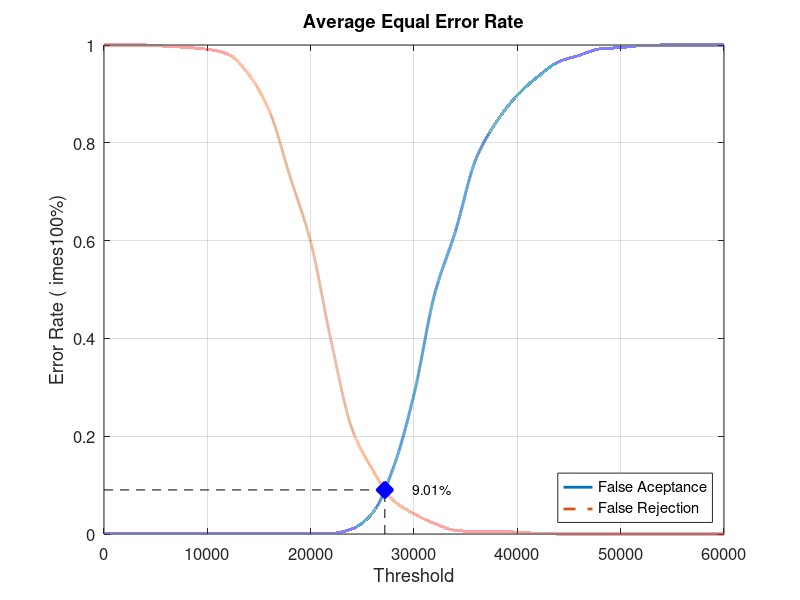
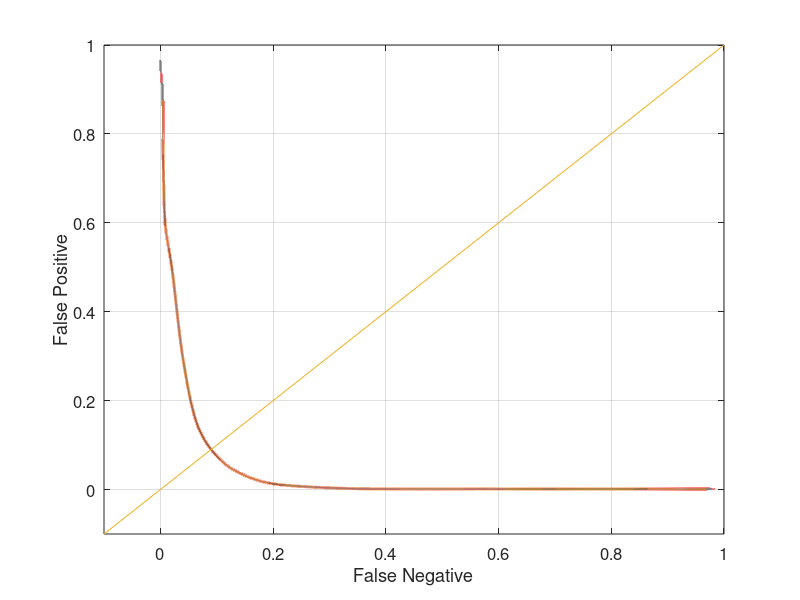

Reproduce these figures in MATLAB, in order.
close all;
clear;
clc;
x = 0:2000:60000;
xq = 0:0.5:60000;

y0 = [0 0.00131579 0.00131579 0.00131579 0.00131579 0.00131579 0.00131579 0.00131579 0.00131579 0.00131579 0.00131579 0.00131579 0.0105263 0.0434211 0.135526 0.285526 0.490789 0.618421 0.767105 0.843421 0.897368 0.935526 0.965789 0.978947 0.992105 0.994737 0.998684 1 1 1 1]
yy0 = interp1(x, y0, xq, 'pchip');
y1 = [1 1 1 0.9975 0.995 0.99125 0.98125 0.94 0.865 0.73125 0.5975 0.3925 0.215 0.13125 0.06875 0.04125 0.02125 0.0075 0.005 0.005 0.00375 0.00125 0 0 0 0 0 0 0 0 0]
yy1 = interp1(x, y1, xq, 'pchip');

% Calculating EER: 
y2 = abs(y0 - y1);
find(y2 == min(y2))
yy2 = abs(yy0 - yy1);
xEER = find(yy2 == min(yy2));
xEERIndex = xq(xEER) % X-axis EER
yEER = yy0(xEER) % Y-axis EER

main = figure
plot(xq, yy0,'-','LineWidth', 2);	hold on
plot(xq, yy1,'--','LineWidth', 2);	hold on
plot([xEERIndex xEERIndex], [0 yEER], 'k--');	hold on
plot([0 xEERIndex], [yEER yEER], 'k--');	hold on
plot(xEERIndex, yEER, 'bx', 'LineWidth', 10);	hold on
text(xEERIndex + 10 * xEERIndex / 100, yEER, [num2str(round((10000 * yEER)) / 100) '%'])
legend('False Aceptance', 'False Rejection', 'Location', 'SouthEast')
xlabel('Threshold')
ylabel('Error Rate (	imes100%)')
title('Average Equal Error Rate')
set(gca, 'FontSize', 12)
axis([0 60000 0 1])
grid on

print(main, 'Experiment5AverageMain', '-dpng');
FNRxFPR = figure('Color', [1 1 1]);
plot(yy1, yy0, '-', yy1, yy0, 'LineWidth', 2);
hold on
y = -0.1:0.1:1
plot(y, y); 
set(gca, 'FontSize', 12)
xlabel('False Negative')
ylabel('False Positive')
axis([-0.1 1 -0.1 1])
set(gca, 'FontSize', 12)
grid on

print(FNRxFPR, 'Experiment5AverageFNRxFPR','-dpng');
